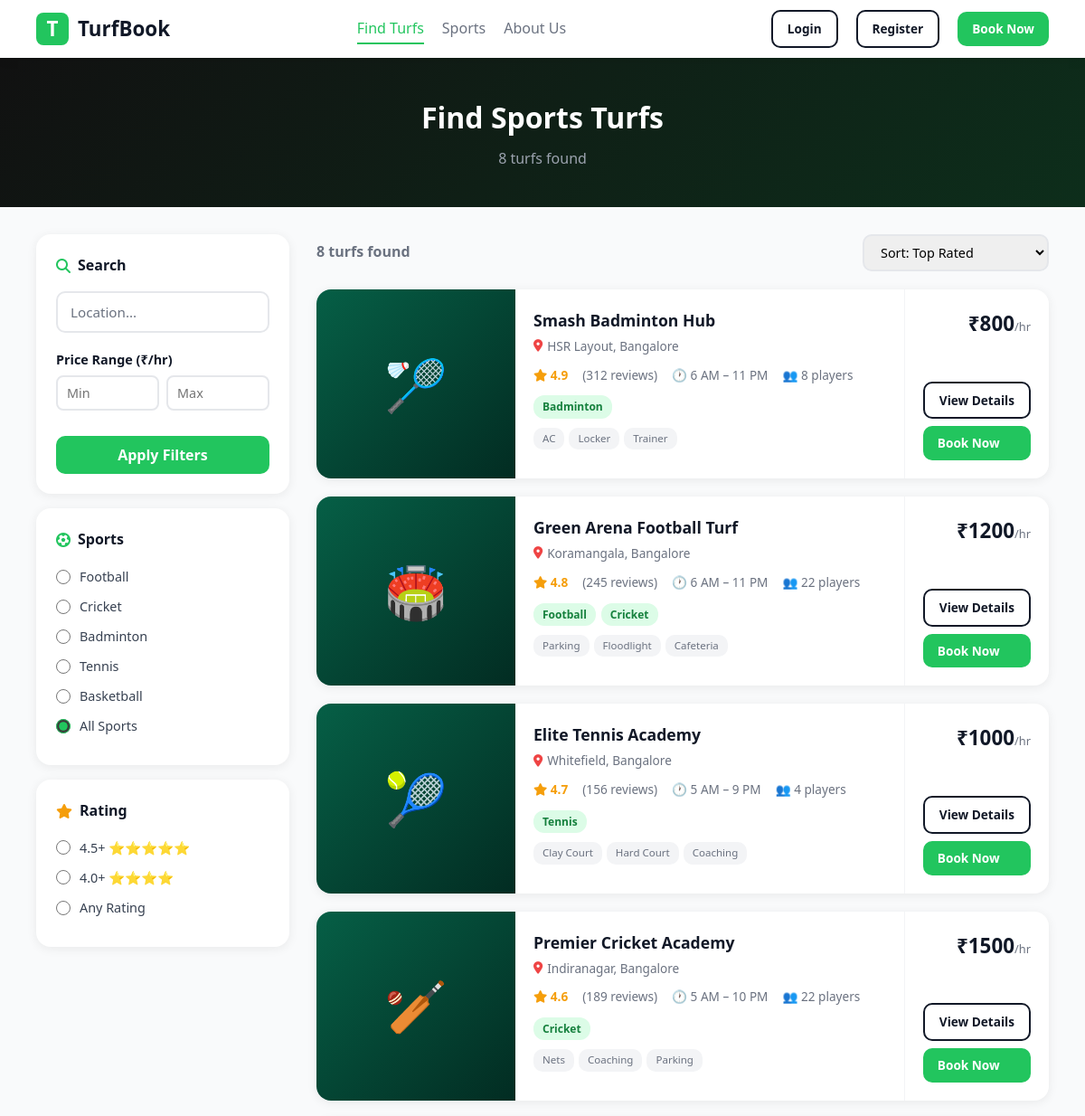
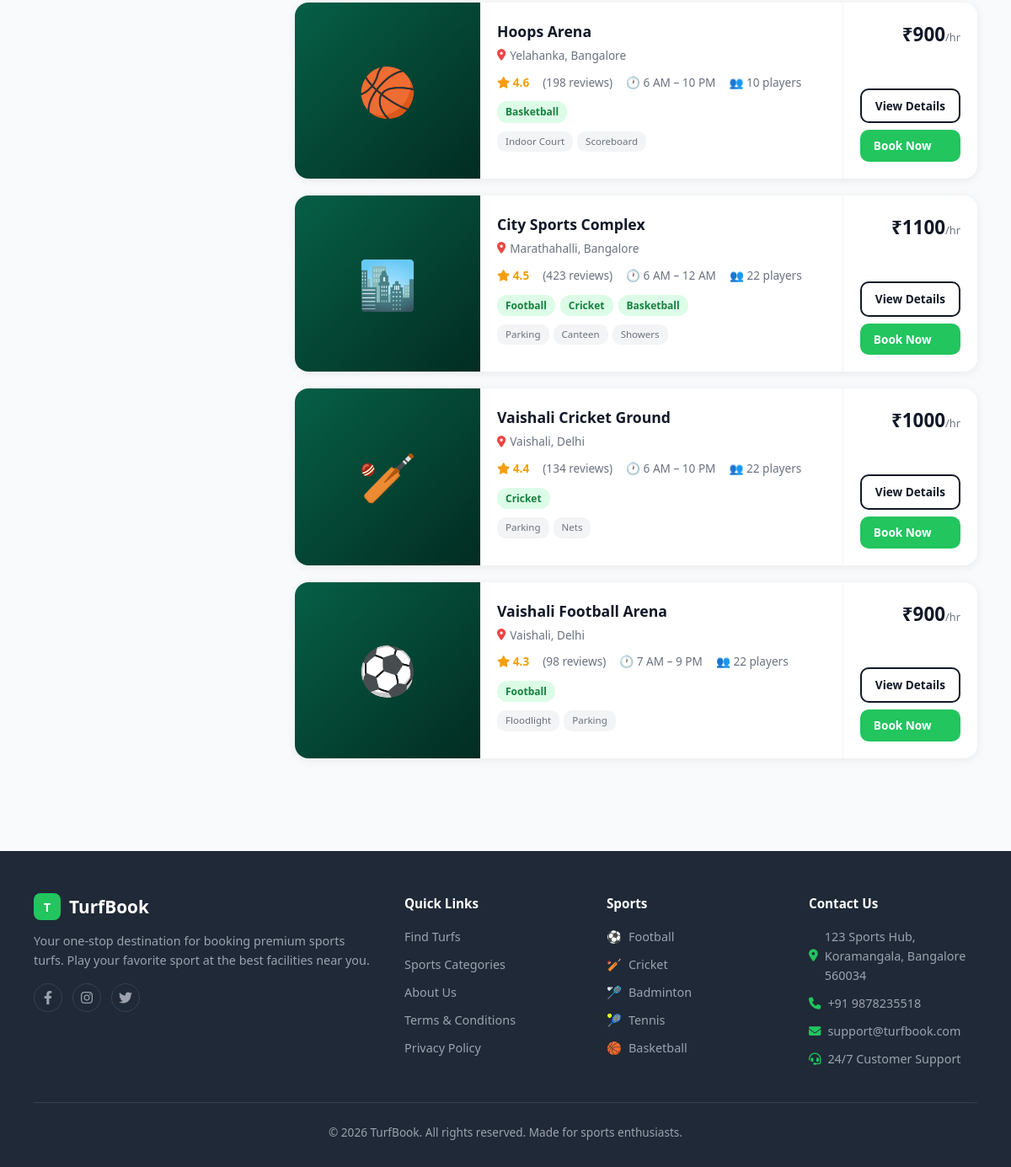
The page /find-turfs on the database its author committed (2 pictures, top to bottom).
### tables this page shows
CREATE TABLE turfs (
            id INTEGER PRIMARY KEY AUTOINCREMENT,
            name TEXT NOT NULL,
            location TEXT NOT NULL,
            city TEXT NOT NULL,
            distance REAL,
            rating REAL DEFAULT 4.5,
            review_count INTEGER DEFAULT 0,
            open_time TEXT DEFAULT '6 AM',
            close_time TEXT DEFAULT '11 PM',
            max_players INTEGER DEFAULT 22,
            price_per_hour INTEGER NOT NULL,
            sports TEXT NOT NULL,
            amenities TEXT DEFAULT '',
            image_url TEXT DEFAULT '',
            description TEXT DEFAULT '',
            is_active INTEGER DEFAULT 1
        );

### app.py (the view)
@app.route('/find-turfs')
def find_turfs():
    location = request.args.get('location', '')
    sport = request.args.get('sport', '')
    min_price = request.args.get('min_price', 0, type=int)
    max_price = request.args.get('max_price', 9999, type=int)
    sort = request.args.get('sort', 'rating')
    conn = get_db()
    query = "SELECT * FROM turfs WHERE is_active=1"
    params = []
    if location:
        query += " AND (location LIKE ? OR city LIKE ?)"
        params += [f'%{location}%', f'%{location}%']
    if sport:
        query += " AND sports LIKE ?"
        params.append(f'%{sport}%')
    if min_price:
        query += " AND price_per_hour >= ?"
        params.append(min_price)
    if max_price < 9999:
        query += " AND price_per_hour <= ?"
        params.append(max_price)
    sort_map = {'rating': 'rating DESC', 'price_asc': 'price_per_hour ASC', 'price_desc': 'price_per_hour DESC', 'distance': 'distance ASC'}
    query += f" ORDER BY {sort_map.get(sort, 'rating DESC')}"
    turfs = conn.execute(query, params).fetchall()
    conn.close()
    return render_template('find_turfs.html', turfs=turfs, location=location, sport=sport, sort=sort)

### app.py (called while the page is built)
def get_db():
    conn = sqlite3.connect(DB_PATH)
    conn.row_factory = sqlite3.Row
    return conn

### templates/find_turfs.html (shortened to what this page needs)
{% extends 'base.html' %}
{% block content %}
<div class="page-header">
  <h1>Find Sports Turfs</h1>
  <p>{{ turfs|length }} turfs found {% if location %}in "{{ location }}"{% endif %} {% if sport %}for {{ sport }}{% endif %}</p>
</div>
<div class="find-layout">
  <aside class="filters-sidebar">
    <div class="filter-card">
      <h3><i class="fa fa-search" style="color:var(--green)"></i> Search</h3>
      <form action="/find-turfs" method="get" id="filterForm">
        <div class="form-group">
          <input type="text" name="location" class="form-control" placeholder="Location..." value="{{ location }}">
        </div>
        <div class="form-group">
          <label>Price Range (₹/hr)</label>
          <div class="price-range">
            <input type="number" name="min_price" placeholder="Min" value="{{ request.args.get('min_price', '') }}">
            <input type="number" name="max_price" placeholder="Max" value="{{ request.args.get('max_price', '') }}">
          </div>
        </div>
        <button type="submit" class="apply-btn">Apply Filters</button>
      </form>
    </div>
    <div class="filter-card">
      <h3><i class="fa fa-futbol" style="color:var(--green)"></i> Sports</h3>
      {% for s in ['Football', 'Cricket', 'Badminton', 'Tennis', 'Basketball'] %}
      <div class="filter-option">
        <input type="radio" name="sportFilter" id="sport_{{ s }}" value="{{ s }}" {% if sport == s %}checked{% endif %} onchange="filterBySport('{{ s }}')">
        <label for="sport_{{ s }}">{{ s }}</label>
      </div>
      {% endfor %}
      <div class="filter-option">
        <input type="radio" name="sportFilter" id="sport_all" value="" {% if not sport %}checked{% endif %} onchange="filterBySport('')">
        <label for="sport_all">All Sports</label>
      </div>
    </div>
    <div class="filter-card">
      <h3><i class="fa fa-star" style="color:var(--yellow)"></i> Rating</h3>
      <div class="filter-option"><input type="radio" name="ratingFilter"> <label>4.5+ ⭐⭐⭐⭐⭐</label></div>
      <div class="filter-option"><input type="radio" name="ratingFilter"> <label>4.0+ ⭐⭐⭐⭐</label></div>
      <div class="filter-option"><input type="radio" name="ratingFilter"> <label>Any Rating</label></div>
    </div>
  </aside>
  <div class="results-area">
    <div class="results-header">
      <div class="results-count">{{ turfs|length }} turfs found</div>
      <form action="/find-turfs" method="get" style="display:inline">
        <select name="sort" class="sort-select" onchange="this.form.submit()">
          <option value="rating" {% if sort=='rating' %}selected{% endif %}>Sort: Top Rated</option>
        </select>
      </form>
    </div>
    {% if turfs %}
      {% for turf in turfs %}
      <div class="turf-list-card">
        <div class="turf-list-img">
          {{ turf.image_url }}
        </div>
        <div class="turf-list-body">
          <h3>{{ turf.name }}</h3>
          <div class="location"><i class="fa fa-map-marker-alt" style="color:var(--red)"></i> {{ turf.location }}, {{ turf.city }}</div>
          <div class="turf-list-meta">
            <span class="rating"><i class="fa fa-star"></i> {{ turf.rating }}</span>
            <span>({{ turf.review_count }} reviews)</span>
            <span>🕐 {{ turf.open_time }} – {{ turf.close_time }}</span>
            <span>👥 {{ turf.max_players }} players</span>
          </div>
          <div class="sports-tags">
            {% for s in turf.sports.split(',') %}
            <span class="sports-tag">{{ s.strip() }}</span>
            {% endfor %}
          </div>
          <div class="amenity-tags">
            {% for a in turf.amenities.split(',') %}
            <span class="amenity-tag">{{ a.strip() }}</span>
            {% endfor %}
          </div>
        </div>
        <div class="turf-list-right">
          <div>
            <div class="big-price">₹{{ turf.price_per_hour }}<span>/hr</span></div>
          </div>
          <div style="display:flex; flex-direction:column; gap:8px; margin-top:auto;">
            <a href="/turf/{{ turf.id }}" class="btn btn-outline btn-sm">View Details</a>
            <a href="/book/{{ turf.id }}" class="btn btn-green btn-sm">Book Now</a>
          </div>
        </div>
      </div>
      {% endfor %}
    {% endif %}
  </div>
</div>
{% endblock %}

### static/css/style.css (style rules this page uses)
:root { --green: #22c55e; --green-dark: #16a34a; --yellow: #f59e0b; --dark: #111827; --gray: #6b7280; --light: #f9fafb; --white: #fff; --red: #ef4444; --blue: #3b82f6; --border-radius: 10px; --shadow-sm: 0 2px 12px rgba(0,0,0,0.07); --shadow-md: 0 4px 20px rgba(0,0,0,0.08); --shadow-lg: 0 8px 30px rgba(0,0,0,0.12); --transition: all 0.3s ease; }
* { box-sizing: border-box; margin: 0; padding: 0; }
html, body { width: 100%; height: 100%; }
body { font-family: 'Segoe UI', Tahoma, Geneva, Verdana, sans-serif; color: var(--dark); background: var(--light); line-height: 1.6; }
a { text-decoration: none; color: inherit; transition: var(--transition); }
button, input, select, textarea { font-family: inherit; font-size: inherit; }
.btn { padding: 11px 22px; border-radius: var(--border-radius); font-weight: 600; cursor: pointer; border: none; transition: var(--transition); font-size: 0.95rem; display: inline-flex; align-items: center; gap: 6px; white-space: nowrap; }
.btn-green { background: var(--green); color: white; }
.btn-outline { border: 2px solid var(--dark); color: var(--dark); background: transparent; }
.btn-sm { padding: 8px 16px; font-size: 0.85rem; }
.amenity-tags { display: flex; flex-wrap: wrap; gap: 5px; margin-bottom: 12px; }
.amenity-tag { background: #f3f4f6; color: var(--gray); padding: 3px 10px; border-radius: 10px; font-size: 0.72rem; font-weight: 500; }
.form-group { margin-bottom: 18px; }
.form-group label { display: block; font-weight: 600; margin-bottom: 6px; font-size: 0.9rem; }
.form-control { width: 100%; padding: 11px 14px; border: 2px solid #e5e7eb; border-radius: var(--border-radius); font-size: 0.95rem; transition: border-color 0.2s; }
.form-control::placeholder { color: var(--gray); }

### templates/base.html (style rules this page uses)
:root { --green: #22c55e; --green-dark: #16a34a; --yellow: #f59e0b; --dark: #111827; --gray: #6b7280; --light: #f9fafb; --white: #fff; --red: #ef4444; --blue: #3b82f6; }

### rows shown on the page
turfs: image_url "🏸", name "Smash Badminton Hub", location "HSR Layout", city "Bangalore", rating "4.9", review_count "312", open_time "6 AM", close_time "11 PM", max_players "8", strip "Badminton", strip "AC" "Locker" "Trainer", price_per_hour "800"
turfs: image_url "🏟️", name "Green Arena Football Turf", location "Koramangala", city "Bangalore", rating "4.8", review_count "245", open_time "6 AM", close_time "11 PM", max_players "22", strip "Football" "Cricket", strip "Parking" "Floodlight" "Cafeteria", price_per_hour "1200"
turfs: image_url "🎾", name "Elite Tennis Academy", location "Whitefield", city "Bangalore", rating "4.7", review_count "156", open_time "5 AM", close_time "9 PM", max_players "4", strip "Tennis", strip "Clay Court" "Hard Court" "Coaching", price_per_hour "1000"
turfs: image_url "🏏", name "Premier Cricket Academy", location "Indiranagar", city "Bangalore", rating "4.6", review_count "189", open_time "5 AM", close_time "10 PM", max_players "22", strip "Cricket", strip "Nets" "Coaching" "Parking", price_per_hour "1500"
turfs: image_url "🏀", name "Hoops Arena", location "Yelahanka", city "Bangalore", rating "4.6", review_count "198", open_time "6 AM", close_time "10 PM", max_players "10", strip "Basketball", strip "Indoor Court" "Scoreboard", price_per_hour "900"
turfs: image_url "🏙️", name "City Sports Complex", location "Marathahalli", city "Bangalore", rating "4.5", review_count "423", open_time "6 AM", close_time "12 AM", max_players "22", strip "Football" "Cricket" "Basketball", strip "Parking" "Canteen" "Showers", price_per_hour "1100"
turfs: image_url "🏏", name "Vaishali Cricket Ground", location "Vaishali", city "Delhi", rating "4.4", review_count "134", open_time "6 AM", close_time "10 PM", max_players "22", strip "Cricket", strip "Parking" "Nets", price_per_hour "1000"
turfs: image_url "⚽", name "Vaishali Football Arena", location "Vaishali", city "Delhi", rating "4.3", review_count "98", open_time "7 AM", close_time "9 PM", max_players "22", strip "Football", strip "Floodlight" "Parking", price_per_hour "900"

### other values the page prints
{{ turfs|length }} "8"
{{ s }} "Football" "Cricket" "Badminton" "Tennis" "Basketball"
